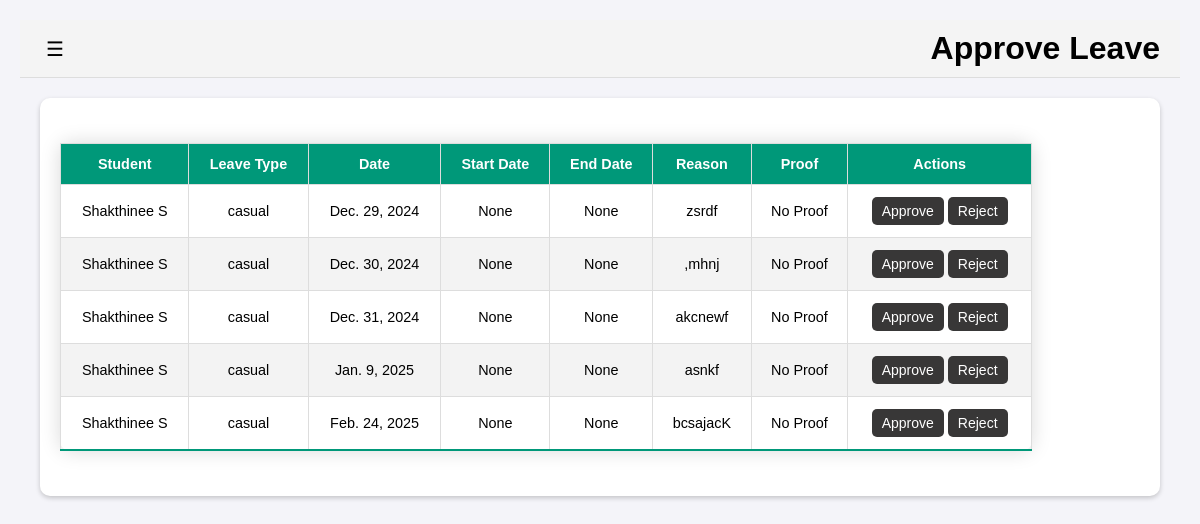
The page /lms/counsellor/approve/leave (signed in) on the database as committed earlier.
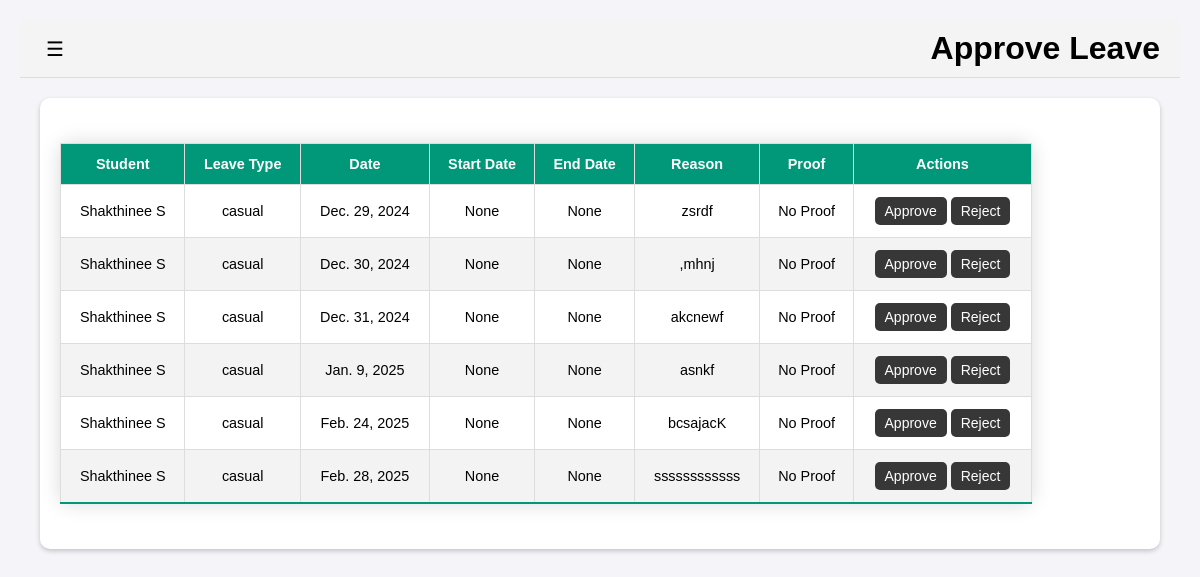
The same page on the database as committed later.
### lms/models.py (models this page shows, shortened)
class LeaveRequest(models.Model):
    student = models.ForeignKey(Student, on_delete=models.CASCADE)
    counsellor = models.ForeignKey(Counsellor, on_delete=models.SET_NULL, null=True, blank=True)
    semester = models.ForeignKey(Semester, on_delete=models.CASCADE, default=1)
    leave_type = models.CharField(max_length=20)
    duration = models.CharField(max_length=10)
    date = models.DateField(null=True, blank=True)
    start_date = models.DateField(null=True, blank=True)
    end_date = models.DateField(null=True, blank=True)
    reason = models.TextField()
    proof = models.FileField(upload_to='proofs/', blank=True, null=True)
    submitted_at = models.DateTimeField(auto_now_add=True)
    generated_pdf = models.FileField(upload_to='leave_pdfs/', null=True, blank=True)

class Student(models.Model):
    reg_no = models.CharField(max_length=12, unique=True, null=True, blank=True, default=None)  # Registration Number
    user = models.OneToOneField(User, on_delete=models.CASCADE, null=True, blank=True, default=None)  # Link to Django User model
    name = models.CharField(max_length=100)
    dob = models.DateField()
    year = models.IntegerField()
    department = models.CharField(max_length=50)
    section = models.CharField(max_length=5)
    email = models.EmailField(unique=True)
    mobile_no = models.CharField(max_length=10)
    leave_taken = models.IntegerField(default=0)
    balance_leave = models.IntegerField(default=6)
    photo = models.ImageField(upload_to='photos/', blank=True, null=True)
    counsellor = models.ForeignKey("Counsellor", on_delete=models.SET_NULL, null=True, blank=True)
    current_semester = models.ForeignKey(Semester, on_delete=models.SET_NULL, null=True, blank=True)

### lms/views.py (the view, shortened to what this page needs)
# urls.py: path('counsellor/approve/leave', views.counsellor_approve_leave, name='counsellor_approve_leave'),
@login_required
def counsellor_approve_leave(request):
    if not hasattr(request.user, 'counsellor'):  # Ensure the user is a counsellor
        return redirect('home')  # Redirect to the home page if not a counsellor
    counsellor = request.user.counsellor
    leave_requests = LeaveRequest.objects.filter(
        status_history__status='pending',
        student__counsellor=counsellor
    ).select_related('student').distinct()
    return render(request, 'counsellor_approve_leave.html', {'leave_requests': leave_requests, 'user_role': request.user})

### templates/counsellor_approve_leave.html (shortened to what this page needs)
<!DOCTYPE html>
{% load static %}
<html lang="en">
<head>
    <link rel="stylesheet" href="{% static 'css/base.css' %}">
</head>
<body>
    <div id="wrapper">
        <div id="content">
            <header>
                <button id="sidebarToggle">&#9776;</button>
                <h1>Approve Leave</h1>
            </header>
        </div>
    </div>
    <main>
        <div class="table-container">
            <table border="1">
                <thead>
                    <tr>
                        <th>Student</th>
                        <th>Leave Type</th>
                        <th>Date</th>
                        <th>Start Date</th>
                        <th>End Date</th>
                        <th>Reason</th>
                        <th>Proof</th>
                        <th>Actions</th>
                    </tr>
                </thead>
                <tbody>
                    {% for leave in leave_requests %}
                    <tr>
                        <td>
                            <span class="tooltip" title="
                                Name: {{ leave.student.name }}
                                Reg No: {{ leave.student.reg_no }}
                                Email: {{ leave.student.email }}
                                Mobile: {{ leave.student.mobile_no }}
                            ">
                                {{ leave.student.name }}
                            </span>
                        </td>
                        <td>{{ leave.leave_type }}</td>
                        <td>{{ leave.date }}</td>
                        <td>{{ leave.start_date }}</td>
                        <td>{{ leave.end_date }}</td>
                        <td>{{ leave.reason }}</td>
                        <td>
                            {% if leave.proof %}
                            <a href="{{ leave.proof.url }}" target="_blank">View Proof</a>
                            {% else %}
                            No Proof
                            {% endif %}
                        </td>
                        <td>
                            <button class="action-button" type="button" onclick="handleApproveAction('{{ leave.id }}', 'approve')">Approve</button>
                            <button class="action-button" type="button" onclick="handleRejectAction('{{ leave.id }}', 'reject')">Reject</button>
                        </td>
                    </tr>
                    {% empty %}
                    <tr>
                        <td colspan="8" style="text-align: center;">No leave requests pending for HOD approval.</td>
                    </tr>
                    {% endfor %}
                </tbody>
            </table>
        </div>
    </main>
</body>
</html>

### static/css/base.css (style rules this page uses)
body { margin: 0; padding: 0; font-family: Arial, sans-serif; background-color: #f4f4f9; }
#wrapper { display: flex; }
#content { margin-left: 0; width: 100%; padding: 20px; transition: all 0.3s ease; }
#content header { display: flex; align-items: center; justify-content: space-between; background-color: #f4f4f4; padding: 10px 20px; border-bottom: 1px solid #ddd; }
#content header h1 { margin: 0; }
#content header button { font-size: 20px; background: none; border: none; cursor: pointer; }
table { border-collapse: collapse; margin: 25px 0; font-size: 0.9em; font-family: sans-serif; border-radius: 10px; min-width: 90%; box-shadow: 0 0 20px rgba(0, 0, 0, 0.15); }
thead tr { background-color: #009879; color: #ffffff; text-align: left; }
th, td { border: 1px solid #ddd; padding: 12px 15px; text-align: center; }
tbody tr { border-bottom: 1px solid #dddddd; }
tbody tr:nth-of-type(even) { background-color: #f3f3f3; }
tbody tr:last-of-type { border-bottom: 2px solid #009879; }
.action-button { color: white; background-color: #383737; cursor: pointer; padding: 6px 10px; font-size: 14px; border: none; border-radius: 5px; }
.table-container { background-color: white; border-radius: 10px; box-shadow: 0 2px 5px rgba(0, 0, 0, 0.2); padding: 20px; max-width: 90%; margin: auto; overflow-x: auto; -webkit-overflow-scrolling: touch; }
.tooltip { position: relative; cursor: pointer; }

Rows that differ between the two databases and show on the page:
added LeaveRequest: student.name "Shakthinee S", leave_type "casual", date "Feb. 28, 2025", start_date "None", end_date "None", reason "ssssssssssss", proof "No Proof"
